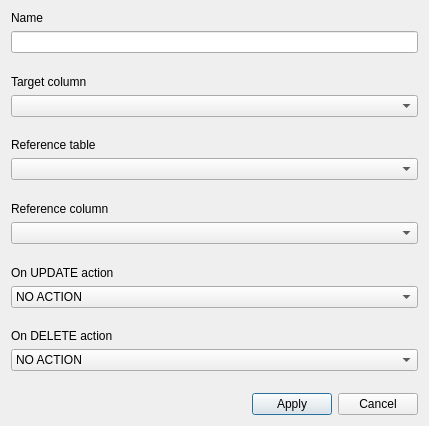
<?xml version="1.0" encoding="UTF-8"?>
<ui version="4.0">
 <class>ForeignKeyForm</class>
 <widget class="QDialog" name="ForeignKeyForm">
  <property name="geometry">
   <rect>
    <x>0</x>
    <y>0</y>
    <width>429</width>
    <height>426</height>
   </rect>
  </property>
  <property name="windowTitle">
   <string>Foreign key editor</string>
  </property>
  <layout class="QVBoxLayout" name="verticalLayout_7">
   <item>
    <layout class="QVBoxLayout" name="verticalLayout">
     <item>
      <widget class="QLabel" name="lblName">
       <property name="text">
        <string>Name</string>
       </property>
      </widget>
     </item>
     <item>
      <widget class="QLineEdit" name="edtName"/>
     </item>
     <item>
      <spacer name="verticalSpacer">
       <property name="orientation">
        <enum>Qt::Vertical</enum>
       </property>
       <property name="sizeHint" stdset="0">
        <size>
         <width>20</width>
         <height>40</height>
        </size>
       </property>
      </spacer>
     </item>
    </layout>
   </item>
   <item>
    <layout class="QVBoxLayout" name="verticalLayout_2">
     <item>
      <widget class="QLabel" name="lblTargetColumn">
       <property name="text">
        <string>Target column</string>
       </property>
      </widget>
     </item>
     <item>
      <widget class="QComboBox" name="cmbTargetColumn"/>
     </item>
     <item>
      <spacer name="verticalSpacer_2">
       <property name="orientation">
        <enum>Qt::Vertical</enum>
       </property>
       <property name="sizeHint" stdset="0">
        <size>
         <width>20</width>
         <height>40</height>
        </size>
       </property>
      </spacer>
     </item>
    </layout>
   </item>
   <item>
    <layout class="QVBoxLayout" name="verticalLayout_3">
     <item>
      <widget class="QLabel" name="lblReferenceTable">
       <property name="text">
        <string>Reference table</string>
       </property>
      </widget>
     </item>
     <item>
      <widget class="QComboBox" name="cmbReferenceTable"/>
     </item>
     <item>
      <spacer name="verticalSpacer_3">
       <property name="orientation">
        <enum>Qt::Vertical</enum>
       </property>
       <property name="sizeHint" stdset="0">
        <size>
         <width>20</width>
         <height>40</height>
        </size>
       </property>
      </spacer>
     </item>
    </layout>
   </item>
   <item>
    <layout class="QVBoxLayout" name="verticalLayout_4">
     <item>
      <widget class="QLabel" name="lblReferenceColumn">
       <property name="text">
        <string>Reference column</string>
       </property>
      </widget>
     </item>
     <item>
      <widget class="QComboBox" name="cmbReferenceColumn"/>
     </item>
     <item>
      <spacer name="verticalSpacer_4">
       <property name="orientation">
        <enum>Qt::Vertical</enum>
       </property>
       <property name="sizeHint" stdset="0">
        <size>
         <width>20</width>
         <height>40</height>
        </size>
       </property>
      </spacer>
     </item>
    </layout>
   </item>
   <item>
    <layout class="QVBoxLayout" name="verticalLayout_5">
     <item>
      <widget class="QLabel" name="lblOnUpdateAction">
       <property name="text">
        <string>On UPDATE action</string>
       </property>
      </widget>
     </item>
     <item>
      <widget class="QComboBox" name="cmbOnUpdateAction">
       <item>
        <property name="text">
         <string>NO ACTION</string>
        </property>
       </item>
       <item>
        <property name="text">
         <string>RESTRICT</string>
        </property>
       </item>
       <item>
        <property name="text">
         <string>CASCADE</string>
        </property>
       </item>
       <item>
        <property name="text">
         <string>SET NULL</string>
        </property>
       </item>
       <item>
        <property name="text">
         <string>SET DEFAULT</string>
        </property>
       </item>
      </widget>
     </item>
     <item>
      <spacer name="verticalSpacer_5">
       <property name="orientation">
        <enum>Qt::Vertical</enum>
       </property>
       <property name="sizeHint" stdset="0">
        <size>
         <width>20</width>
         <height>40</height>
        </size>
       </property>
      </spacer>
     </item>
    </layout>
   </item>
   <item>
    <layout class="QVBoxLayout" name="verticalLayout_6">
     <item>
      <widget class="QLabel" name="label_6">
       <property name="text">
        <string>On DELETE action</string>
       </property>
      </widget>
     </item>
     <item>
      <widget class="QComboBox" name="cmbOnDeleteAction">
       <item>
        <property name="text">
         <string>NO ACTION</string>
        </property>
       </item>
       <item>
        <property name="text">
         <string>RESTRICT</string>
        </property>
       </item>
       <item>
        <property name="text">
         <string>CASCADE</string>
        </property>
       </item>
       <item>
        <property name="text">
         <string>SET NULL</string>
        </property>
       </item>
       <item>
        <property name="text">
         <string>SET DEFAULT</string>
        </property>
       </item>
      </widget>
     </item>
     <item>
      <spacer name="verticalSpacer_6">
       <property name="orientation">
        <enum>Qt::Vertical</enum>
       </property>
       <property name="sizeHint" stdset="0">
        <size>
         <width>20</width>
         <height>40</height>
        </size>
       </property>
      </spacer>
     </item>
    </layout>
   </item>
   <item>
    <layout class="QHBoxLayout" name="horizontalLayout">
     <item>
      <spacer name="horizontalSpacer">
       <property name="orientation">
        <enum>Qt::Horizontal</enum>
       </property>
       <property name="sizeHint" stdset="0">
        <size>
         <width>40</width>
         <height>20</height>
        </size>
       </property>
      </spacer>
     </item>
     <item>
      <widget class="QPushButton" name="btnApply">
       <property name="text">
        <string>Apply</string>
       </property>
      </widget>
     </item>
     <item>
      <widget class="QPushButton" name="btnCancel">
       <property name="text">
        <string>Cancel</string>
       </property>
      </widget>
     </item>
    </layout>
   </item>
  </layout>
 </widget>
 <resources/>
 <connections/>
</ui>
